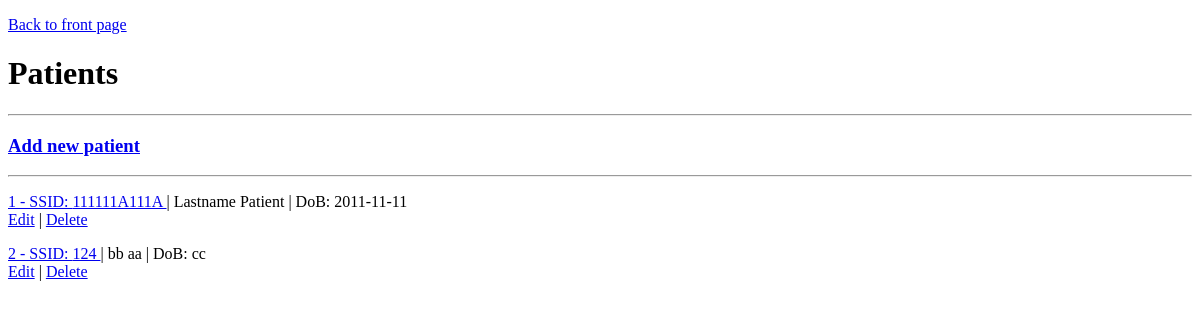
Before: /patients with the older database file.
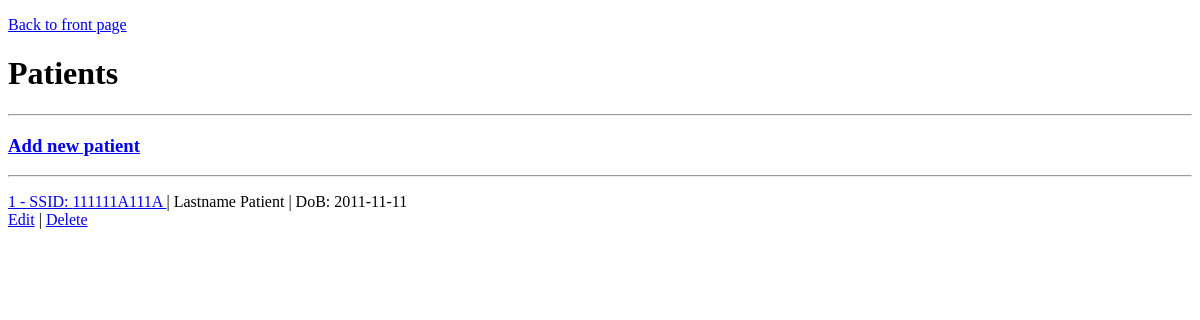
After: the same page with the newer database file.
### tables this page shows
CREATE TABLE patients (
    id INTEGER PRIMARY KEY,
    firstName TEXT,
    lastName TEXT,
    ssid TEXT UNIQUE,
    dateOfBirth TEXT

);

### app.py (the view)
@app.route("/patients")
def showPatients():
    patients= controller.getPatients()
    return render_template("patient_list.html", patients= patients)

### controller.py (called while the page is built)
def getPatients(patientId=None):
    if (patientId is not None):
        query= "SELECT * FROM patients WHERE id = ?"
        return db.query(query, [patientId])[0]
    else:
        query= "SELECT * FROM patients"
        return db.query(query)

### db.py (called while the page is built)
def getConnection():
    connection= sqlite3.connect("clinidata.db")
    connection.execute("PRAGMA foreign_keys = ON")
    connection.row_factory= sqlite3.Row
    return connection

def query(sql, params=[]):
    connection= getConnection()
    result= connection.execute(sql, params).fetchall()
    connection.close()
    return result

### templates/patient_list.html (shortened to what this page needs)
<!DOCTYPE html>
<html>
<head>
</head>
<body>
     <p>
        <a href="/"> Back to front page </a>
    </p>
    <h1>Patients</h1>
    <hr>
    <p>
        <h3>
            <a href="/patients/add/form"> Add new patient</a>
        </h3>
    </p>
    <hr>
    {% for patient in patients %}
    <p>
    <a href="/patients/{{patient.id}}"> {{patient.id}} - SSID: {{patient.ssid}} </a>  |   {{patient.lastName}} {{patient.firstName}}  |  DoB:  {{patient.dateOfBirth}}
    <br>
    <a href="/patients/{{patient.id}}/edit"> Edit</a> |
    <a href="/patients/{{patient.id}}/delete"> Delete</a>
    </p>
    {% endfor %}
</body>
</html

Changed rows visible on the page:
removed patients: id "2", ssid "124", lastName "bb", firstName "aa", dateOfBirth "cc"
